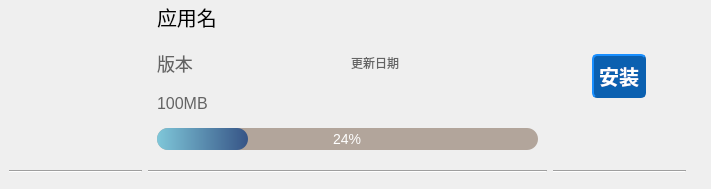
<?xml version="1.0" encoding="UTF-8"?>
<ui version="4.0">
 <class>ShopItem</class>
 <widget class="QWidget" name="ShopItem">
  <property name="geometry">
   <rect>
    <x>0</x>
    <y>0</y>
    <width>711</width>
    <height>189</height>
   </rect>
  </property>
  <property name="sizePolicy">
   <sizepolicy hsizetype="Expanding" vsizetype="Expanding">
    <horstretch>0</horstretch>
    <verstretch>0</verstretch>
   </sizepolicy>
  </property>
  <property name="minimumSize">
   <size>
    <width>0</width>
    <height>0</height>
   </size>
  </property>
  <property name="maximumSize">
   <size>
    <width>16777215</width>
    <height>200</height>
   </size>
  </property>
  <property name="windowTitle">
   <string>Form</string>
  </property>
  <widget class="QWidget" name="verticalWidget_2" native="true">
   <property name="geometry">
    <rect>
     <x>0</x>
     <y>-20</y>
     <width>701</width>
     <height>211</height>
    </rect>
   </property>
   <property name="sizePolicy">
    <sizepolicy hsizetype="Expanding" vsizetype="Preferred">
     <horstretch>0</horstretch>
     <verstretch>0</verstretch>
    </sizepolicy>
   </property>
   <layout class="QVBoxLayout" name="verticalLayout_2">
    <item>
     <widget class="QWidget" name="gridWidget" native="true">
      <property name="sizePolicy">
       <sizepolicy hsizetype="Expanding" vsizetype="Expanding">
        <horstretch>0</horstretch>
        <verstretch>0</verstretch>
       </sizepolicy>
      </property>
      <property name="minimumSize">
       <size>
        <width>0</width>
        <height>150</height>
       </size>
      </property>
      <property name="styleSheet">
       <string notr="true"/>
      </property>
      <layout class="QGridLayout" name="gridLayout" columnstretch="1,3,1,0,0,0,0,0,0">
       <item row="0" column="2">
        <layout class="QHBoxLayout" name="horizontalLayout_2">
         <item alignment="Qt::AlignHCenter|Qt::AlignVCenter">
          <widget class="QPushButton" name="pushButton">
           <property name="sizePolicy">
            <sizepolicy hsizetype="Preferred" vsizetype="Preferred">
             <horstretch>0</horstretch>
             <verstretch>0</verstretch>
            </sizepolicy>
           </property>
           <property name="styleSheet">
            <string notr="true">QPushButton
{
	background-color: #0B60B0; /*背景色*/ 
	border-style: outset;
	border-width: 2px;
	border-radius:5px; /*边界圆滑*/
	border-color: #0B60B0;
	font: bold 20px;
	min-width:3em;
	min-height:2em;
	color:white; /*字体颜色*/
	font-family:华文新魏;
	padding: 5px;
}
 
QPushButton:hover
{
	background-color: #40A2D8;
}
 
QPushButton:pressed
{
	background-color: #3652AD; /*伪状态经过时背景色*/ 
	border-style: inset;
}
QPushButton:!enabled{
	background-color: rgb(100, 100, 100);
	border-style: inset;
}
</string>
           </property>
           <property name="text">
            <string>安装</string>
           </property>
          </widget>
         </item>
        </layout>
       </item>
       <item row="0" column="0">
        <widget class="QPushButton" name="pushButton_3">
         <property name="styleSheet">
          <string notr="true">QPushButton{
	height:100px;
}</string>
         </property>
         <property name="text">
          <string/>
         </property>
         <property name="flat">
          <bool>true</bool>
         </property>
        </widget>
       </item>
       <item row="3" column="8">
        <widget class="Line" name="line_4">
         <property name="orientation">
          <enum>Qt::Horizontal</enum>
         </property>
        </widget>
       </item>
       <item row="0" column="1">
        <widget class="QWidget" name="verticalWidget" native="true">
         <property name="sizePolicy">
          <sizepolicy hsizetype="Expanding" vsizetype="Expanding">
           <horstretch>0</horstretch>
           <verstretch>0</verstretch>
          </sizepolicy>
         </property>
         <layout class="QVBoxLayout" name="verticalLayout">
          <item>
           <layout class="QVBoxLayout" name="verticalLayout_3">
            <item>
             <layout class="QHBoxLayout" name="horizontalLayout">
              <property name="bottomMargin">
               <number>10</number>
              </property>
              <item>
               <widget class="QLabel" name="label_2">
                <property name="sizePolicy">
                 <sizepolicy hsizetype="Preferred" vsizetype="Maximum">
                  <horstretch>0</horstretch>
                  <verstretch>0</verstretch>
                 </sizepolicy>
                </property>
                <property name="maximumSize">
                 <size>
                  <width>16777215</width>
                  <height>30</height>
                 </size>
                </property>
                <property name="styleSheet">
                 <string notr="true">QLabel{
	font-size:20px;
}</string>
                </property>
                <property name="text">
                 <string>应用名</string>
                </property>
               </widget>
              </item>
             </layout>
            </item>
            <item>
             <layout class="QHBoxLayout" name="horizontalLayout_3">
              <item>
               <widget class="QLabel" name="label">
                <property name="sizePolicy">
                 <sizepolicy hsizetype="Preferred" vsizetype="Maximum">
                  <horstretch>0</horstretch>
                  <verstretch>0</verstretch>
                 </sizepolicy>
                </property>
                <property name="maximumSize">
                 <size>
                  <width>16777215</width>
                  <height>30</height>
                 </size>
                </property>
                <property name="styleSheet">
                 <string notr="true">QLabel{
	font-size:18px;
color:rgba(100,100,100,1)
}</string>
                </property>
                <property name="text">
                 <string>版本</string>
                </property>
               </widget>
              </item>
              <item>
               <widget class="QLabel" name="label_5">
                <property name="maximumSize">
                 <size>
                  <width>16777215</width>
                  <height>30</height>
                 </size>
                </property>
                <property name="styleSheet">
                 <string notr="true">QLabel{
	font-size:12px;
	color:rgba(100,100,100,1)
}</string>
                </property>
                <property name="text">
                 <string>更新日期</string>
                </property>
               </widget>
              </item>
             </layout>
            </item>
           </layout>
          </item>
          <item alignment="Qt::AlignLeft">
           <widget class="QLabel" name="label_3">
            <property name="maximumSize">
             <size>
              <width>16777215</width>
              <height>30</height>
             </size>
            </property>
            <property name="styleSheet">
             <string notr="true">QLabel{
	font-size:16px;
	color:rgb(100,100,100)
}</string>
            </property>
            <property name="text">
             <string>100MB</string>
            </property>
           </widget>
          </item>
          <item>
           <widget class="QProgressBar" name="progressBar">
            <property name="styleSheet">
             <string notr="true">QProgressBar{
height:22px; 
text-align:center;
font-size:14px;
 color:white; 
border-radius:11px; 
background:#B2A59B;
}
QProgressBar::chunk{
border-radius:11px;
background:qlineargradient(spread:pad,x1:0,y1:0,x2:1,y2:0,stop:0 #7FC7D9,stop:1 #365486);
}
</string>
            </property>
            <property name="value">
             <number>24</number>
            </property>
           </widget>
          </item>
         </layout>
        </widget>
       </item>
       <item row="1" column="0">
        <widget class="Line" name="line_2">
         <property name="orientation">
          <enum>Qt::Horizontal</enum>
         </property>
        </widget>
       </item>
       <item row="1" column="2">
        <widget class="Line" name="line_3">
         <property name="orientation">
          <enum>Qt::Horizontal</enum>
         </property>
        </widget>
       </item>
       <item row="1" column="1">
        <widget class="Line" name="line">
         <property name="autoFillBackground">
          <bool>false</bool>
         </property>
         <property name="orientation">
          <enum>Qt::Horizontal</enum>
         </property>
        </widget>
       </item>
      </layout>
     </widget>
    </item>
   </layout>
  </widget>
 </widget>
 <resources/>
 <connections/>
</ui>
